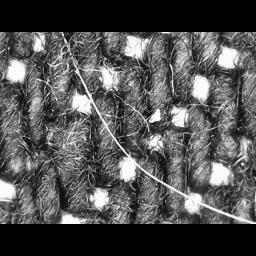
#> input picture test_img_grey_0.jpg, 256 x 256 px
$ python -i prelim_img_process.py   (imports and definitions only)
#> lines starting #> are read from the running program, lines starting #| are printed output that depends on the picture
# create img_processing function that takes in an image of known pixel dimensions (1920 x 1440, what the microscope outputs)
# greyscales the image and reduces it to a specified= size (256x256, standard and square), pad image if nec
# also creates duplicates of the input image that have been rotated 90, 180, 270 degrees,
# and reflected in both the x and y axis, and saves all those versions of the image in a new
# folder (haven't implemented the last two yet)

# maybe also include a sobel edge detection filter if necessary? no gaussian, we don't want
# the images to get any blurrier
# random commenty stuff

# ---------------------------
# IMPORTS
# ---------------------------
import cv2
from PIL import Image
import numpy as np
import os
import random
import shutil
from multiprocessing import Pool, cpu_count

# ---------------------------
# CONFIG- adding classes as we have more training data
# ---------------------------
VALID_CLASSES = ["cotton", "poly_satin", "wool", "poly_chiffon"]
VALID_EXTS = (".jpg", ".jpeg", ".png", ".bmp", ".tif", ".tiff")

# ---------------------------
# IMAGE PROCESSING FUNCTION- resizing and augmentations
# ---------------------------
def img_processing(input_path, output_dir):
#> called with input_path = 'test_img_grey_0.jpg', output_dir = 'out.png'
    img = cv2.imread(input_path)
#> img is the input picture: shape (256, 256, 3); min 0, max 255, mean 81.9

    if img is None:
        print(f"Skipping unreadable file: {input_path}")
        return

    grey = cv2.cvtColor(img, cv2.COLOR_BGR2GRAY)

    # Resize + pad
    desired_size = 256
    h, w = grey.shape
#> h = 256; w = 256

    scale = desired_size / max(h, w)
#> scale = 1
    new_w, new_h = int(w * scale), int(h * scale)
#> new_w = 256; new_h = 256

    resized = cv2.resize(grey, (new_w, new_h), interpolation=cv2.INTER_AREA)

    padded = np.zeros((desired_size, desired_size), dtype=np.uint8)
    x_offset = (desired_size - new_w) // 2
#> x_offset = 0
    y_offset = (desired_size - new_h) // 2
#> y_offset = 0
    padded[y_offset:y_offset+new_h, x_offset:x_offset+new_w] = resized

    pil_img = Image.fromarray(padded)

    base = os.path.splitext(os.path.basename(input_path))[0]

    # ---- ROTATIONS ----
    pil_img.save(os.path.join(output_dir, f"{base}_grey_0.jpg"))

    for angle in [90, 180, 270]:
        rotated = pil_img.rotate(angle, expand=True)
        rotated.save(os.path.join(output_dir, f"{base}_grey_{angle}.jpg"))
#> this loop made 3 passes
#> pass 1, in img_processing, `rotated = pil_img.rotate(angle, expand=True)`:
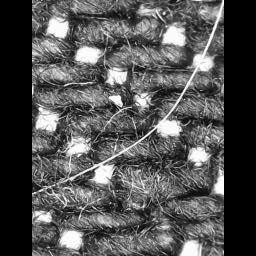
#> rotated: PIL image 256x256 L; min 0, max 255, mean 81.9
#> pass 2, in img_processing, `rotated = pil_img.rotate(angle, expand=True)`:
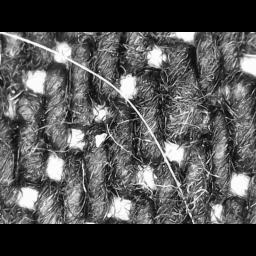
#> rotated: PIL image 256x256 L; min 0, max 255, mean 81.9
#> pass 3, in img_processing, `rotated = pil_img.rotate(angle, expand=True)`:
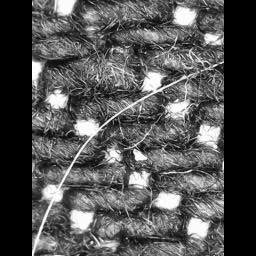
#> rotated: PIL image 256x256 L; min 0, max 255, mean 81.9

    # ---- FLIPS ----
    h_flip = pil_img.transpose(Image.FLIP_LEFT_RIGHT)
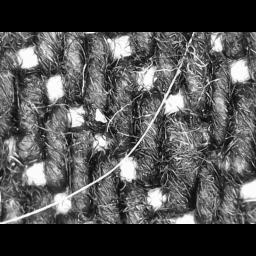
#> h_flip: PIL image 256x256 L; min 0, max 255, mean 81.9
    h_flip.save(os.path.join(output_dir, f"{base}_grey_hflip.jpg"))

    v_flip = pil_img.transpose(Image.FLIP_TOP_BOTTOM)
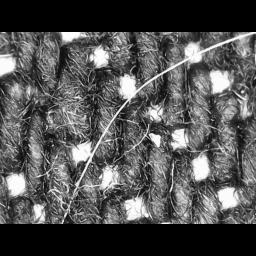
#> v_flip: PIL image 256x256 L; min 0, max 255, mean 81.9
    v_flip.save(os.path.join(output_dir, f"{base}_grey_vflip.jpg"))

# ---------------------------
# PARALLEL PROCESSING- speeds things up
# ---------------------------
def process_single(args):
    input_path, output_dir = args
    img_processing(input_path, output_dir)

# [57 lines left out: functions process_dataset_parallel, split_dataset, not called in this run]

# ---------------------------
# MAIN
# ---------------------------
# [12 lines not run here, left out]

>>> result = img_processing('test_img_grey_0.jpg', 'out.png')
